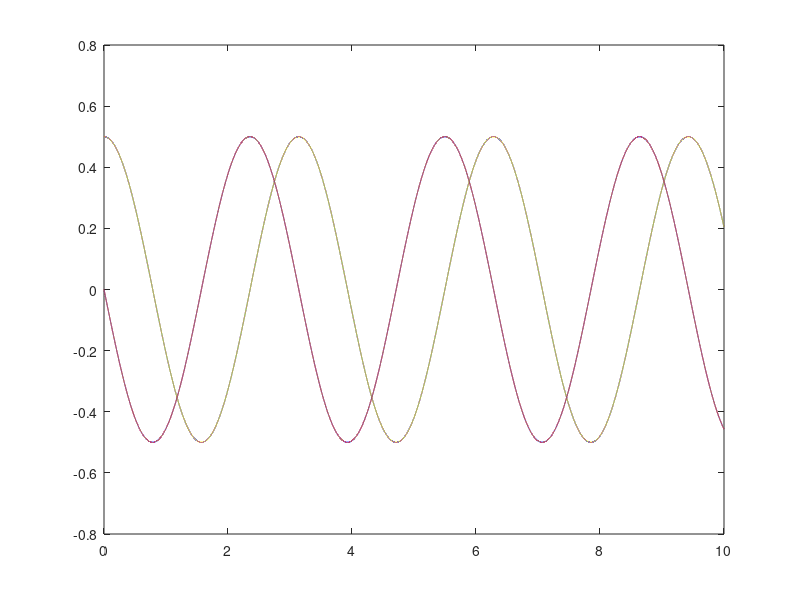
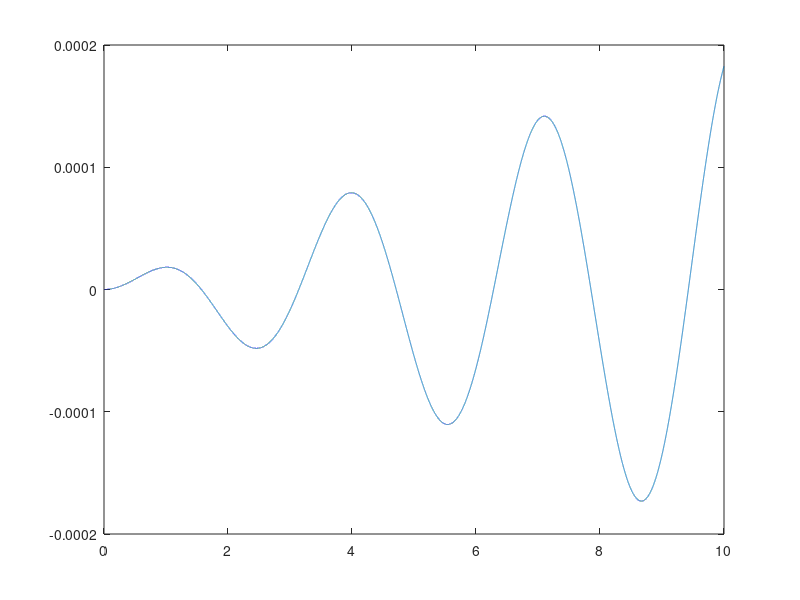
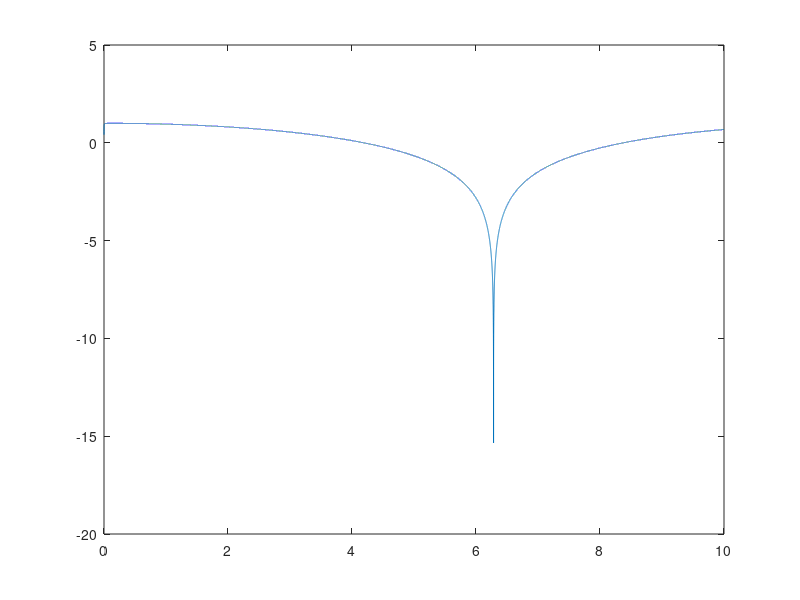

MATLAB code to generate these figures, in order:
clear all;
for nt=[200000 100000]
tmin=0;
tmax=10;
% nt=200000;
nt1=nt/2;
t=linspace(tmin,tmax,nt);
t1=linspace(tmin,tmax,nt1);
dt=2*tmax/nt;
dt2=tmax/nt;

w_i=2;
% w_f=6;
% a=(w_f+w_i)/2;
% b=(w_f-w_i)/2;
% dT=0.0001;
% w=a+(b*tanh((t-(tmax/2))/dT));
w=2*ones(1,nt);
% RK 4
y_d=zeros(1,nt);
y1_d=zeros(1,nt);
% initial condition
y_d(1)=1/sqrt(2*w_i);
y1_d(1)=-1i*w_i*1/sqrt(2*w_i);

% k0= (dt^2)*(-1*(w(1)^2)*y(1));
% k1= (dt^2)*(-1*(w(2)^2)*(y(1)+dt2*y1(1)+k0/8));
% k2= (dt^2)*(-1*(w(3)^2)*(y(1)+dt*y1(1)+0.5*k1));
% 
% y(3)=y(1)+dt*y1(1)+(k0+2*k1)/6;
% y1(3)=y1(1)+(k0+4*k1+k2)/(6*dt);

for n=1:2:nt-2
k0= (dt^2)*(-1*(w(n)^2)*y_d(n));
k1= (dt^2)*(-1*(w(n+1)^2)*(y_d(n)+dt2*y1_d(n)+k0/8));
k2= (dt^2)*(-1*(w(n+2)^2)*(y_d(n)+dt*y1_d(n)+0.5*k1));

y_d(n+2)=y_d(n)+dt*y1_d(n)+(k0+2*k1)/6;
y1_d(n+2)=y1_d(n)+(k0+4*k1+k2)/(6*dt);

end

y=zeros(1,nt1);
y(1)=y_d(1);
for i=2:nt1
    y(i)=y_d(2*i-1);
end
figure(1)
plot(t1,real(y))
hold on
plot(t1,imag(y))
f_ex=0.5*exp(-1i*2*t);
    if nt==200000
    e=zeros(1,nt1);
    for i=1:nt1-1
    e(i)=y(i+1)-f_ex(i);
    end
%     figure(2)
%     plot(t,real(e))
%     hold on
%     drawnow;
    elseif nt==100000
        e2=zeros(1,nt1);
    for i=1:nt1-1
    e2(i)=y(i+1)-f_ex(i);
    end
    end
end
t2=linspace(tmin,tmax,100000/2);
p=zeros(1,50000);
for i=1:50000
    p(i)=log2(abs(e2(i)/e(i+1)));
end
figure(3)
plot(t1,p)

y_ex=(1/2)*exp(-1i*2*t1);
e1=y-y_ex;
figure(2)
plot(t1,e1)

% if nt==200000
%     y1=y;
% elseif nt==100000
%     y2=y;
% elseif nt==50000
%     y4=y;
% end
% end
% t2=linspace(tmin,tmax,25000);
% p_num1=zeros(1,25000);
% p_den1=zeros(1,25000);
% p1=zeros(1,25000);
% for j=1:25000
% p_num1(j) =real( y4(j)- y2(2*j));
% p_den1(j) =real( y2(2*j)- y1(4*j));
% p1(j)=p_num1/p_den1;
% end
% figure(1)
% plot(t1,log2(p1))
% alpha=zeros(1,nt1);
% beta=zeros(1,nt1);
% for i=2:nt1-1
% 
% f_out_a=sqrt(1/(2*w_f))*exp(-1i*w_f*t1(i));
% f_out_b=conj(f_out_a);
% df_out_a=-1i*w_f*f_out_a;
% df_out_b=1i*w_f*f_out_b;
% 
% df_in= (conj(y(i+1))-conj(y(i-1)))/(2*dt);
% 
% alpha(i)=1i*(conj(y(i))*df_out_a-df_in*f_out_a);
% beta(i)=1i*((conj(y(i))*df_out_b-df_in*f_out_b));
% 
% alpha(nt1-1)=alpha(nt1-2);
% alpha(nt1)=alpha(nt1-1);
% alpha(1)=alpha(2);
% beta(nt1-1)=beta(nt1-2);
% beta(nt1)=beta(nt1-1);
% beta(1)=beta(2);
% end
% 
% figure(2)
% 
% alpha_1=abs(alpha);
% beta_1=abs(beta);
% 
% plot(t1,alpha_1,'-b','Linewidth',1.5)
% hold on
% plot(t1,beta_1,'-r','Linewidth',1.5)
% title('absolute value of alpha and beta vs t')
% xlabel('t')
% set(gca,'fontsize',20)
% legend('abs(Alpha)','abs(Beta)')
% 
% figure(3)
% 
% alpha_real=real(alpha);
% alpha_imag=imag(alpha);
% 
% plot(t1,alpha_real,'Linewidth',1.5)
% hold on
% plot(t1,alpha_imag,'Linewidth',1.5)
% title('real and imaginary part of alpha vs t')
% xlabel('t')
% set(gca,'fontsize',20)
% 
% figure(5)
% 
% beta_real=real(beta);
% beta_imag=imag(beta);
% 
% plot(t1,beta_real,'Linewidth',1.5)
% hold on
% plot(t1,beta_imag,'Linewidth',1.5)
% title('real and imaginary part of beta vs t')
% xlabel('t')
% set(gca,'fontsize',20)
% 
% figure(6)
% 
% beta_2=beta_1.^2;
% 
% plot(t1,beta_2,'Linewidth',1.5)
% title('out Number operator (abs(beta))^2 vs t')
% xlabel('t')
% ylabel('out Number operator')
% set(gca,'fontsize',20)
% 
% g=zeros(1,nt1);
% 
% for j=1:nt1
% 
%    g(j)=abs(alpha(j))^2-abs(beta(j))^2;
%    
% end
% 
% figure(7)
% plot(t1,g,'Linewidth',1.5)
% title('abs(alpha)^2 - abs(beta)^2 vs t')
% xlabel('t')
% ylabel('abs(alpha)^2 - abs(beta)^2')
% set(gca,'fontsize',20)
% % Proability
% % Only consider the first 3 even terms for comparison with the Schrodinger
% % numerical solution
% % 
% alpha_p=alpha_1(nt1-3);
% beta_p=beta_1(nt1-3);
% 
% A=conj(beta_p)/(2*alpha_p);
% N=sqrt(1/abs(alpha_p));
% 
% C0=(abs(N))^2;
% C2=(abs(N*sqrt(2)*(A)))^2;
% C4=(abs(N*sqrt(6)*(A^2)))^2;
% 
% n=0:1:4;
% 
% figure(8)
% plot(n(1),C0,'bo','Markersize', 15)
% hold on
% plot(n(3),C2,'bo','Markersize', 15)
% plot(n(5),C4,'bo','Markersize', 15)
% txt0 = '\leftarrow |C_0|^2 = 0.9428';
% txt2 = '\leftarrow |C_2|^2 = 0.05238';
% txt4 = '\downarrow |C_4|^2 = 0.004364';
% t0=text(0,C0,txt0);
% t2=text(2,C2,txt2);
% t4=text(4,C4+0.03,txt4);
% t0.FontSize = 20;
% t2.FontSize = 20;
% t4.FontSize = 20;
% xlabel('n','Fontsize', 24)
% title('Transition probabilities |C(n)|^2 for n=0,1,2,3,4 ')
% axis([-0.1 5 0 1])
% set(gca,'fontsize',20)


